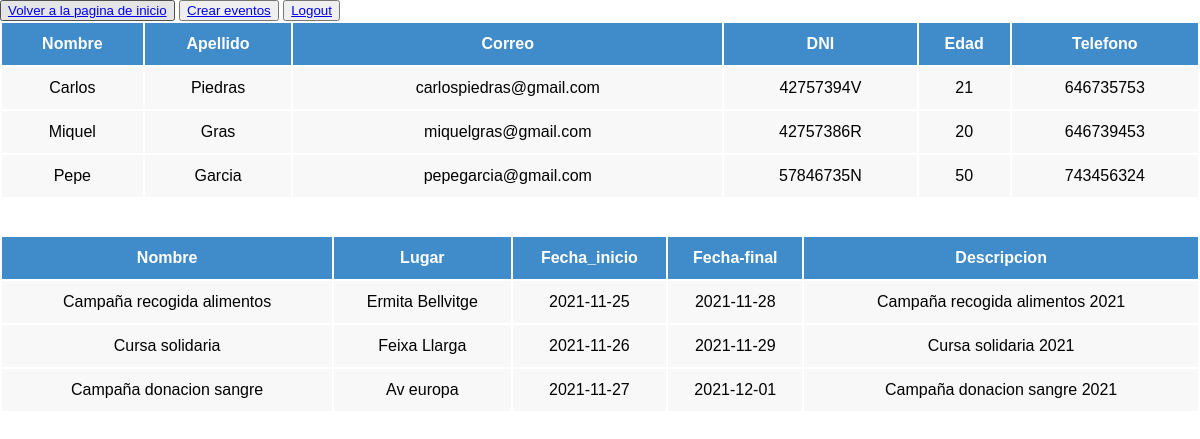
The app's page /view/zona.admin.php (signed in), older data.
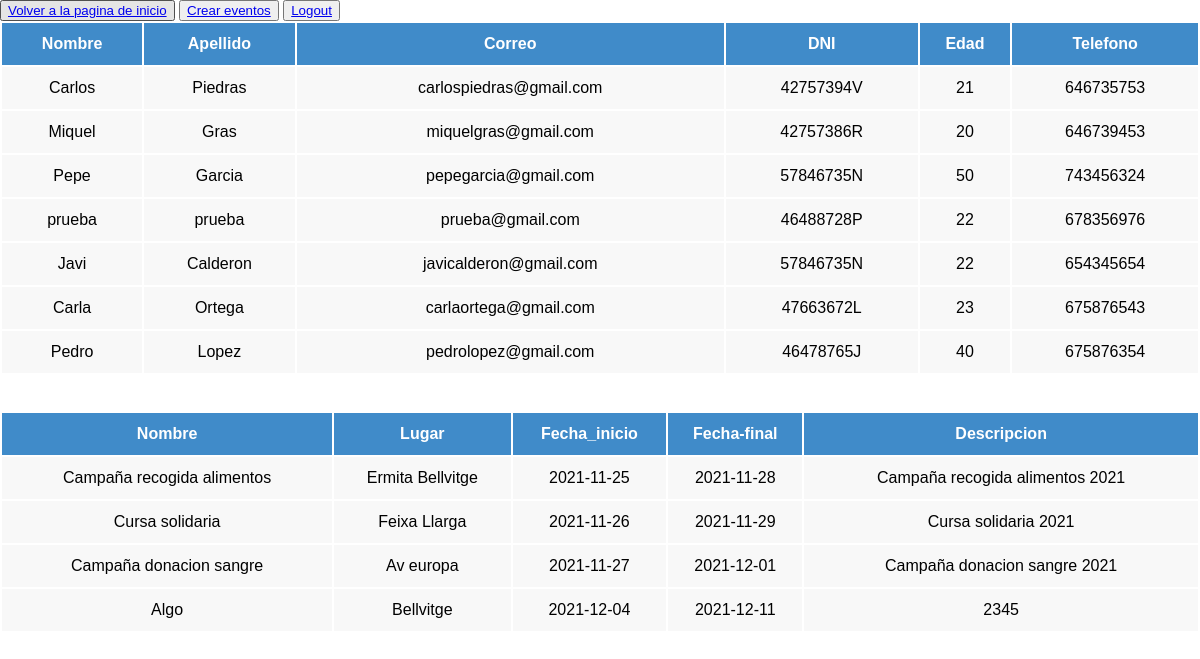
The same page, newer data.
### tables this page shows
CREATE TABLE `tbl_voluntario` (
  `id_voluntario` int(11) NOT NULL,
  `nombre_voluntario` varchar(50) NOT NULL,
  `apellido_voluntario` varchar(50) NOT NULL,
  `correo_voluntario` varchar(50) NOT NULL,
  `dni_voluntario` varchar(9) NOT NULL,
  `edad_voluntario` int(3) NOT NULL,
  `telf_voluntario` int(9) NOT NULL,
  `habilitado_voluntario` tinyint(1) NOT NULL
);

CREATE TABLE `tbl_evento` (
  `id_evento` int(11) NOT NULL,
  `nombre_evento` varchar(50) NOT NULL,
  `lugar_evento` varchar(50) NOT NULL,
  `fecha_inicio_evento` date NOT NULL,
  `fecha_final_evento` date NOT NULL,
  `descripcion` text NOT NULL,
  `disponibilidad_evento` tinyint(1) NOT NULL
);

### view/zona.admin.php (the view, shortened to what this page needs)
<?php
require_once "../services/connection.php";
if ($_SESSION['email']=="") {
    header("location:login.html");
}else {
?>
<!DOCTYPE html>
<html lang="en">
<head>
    <link href="../css/style.css" rel="stylesheet">
</head>
<body>
    <button type="submit"><a type='button' href='index.html'>Volver a la pagina de inicio</a></button>
    <button type="submit"><a type='button' href='eventos.php'>Crear eventos</a></button>
    <button type="submit"><a type='button' href="../proceses/logout.proc.php">Logout</a></button>
    <?php
    $sentencia1=$pdo->prepare("SELECT * FROM tbl_voluntario");
    $sentencia1->execute();
    echo  "<div>";
    echo  "<table>";
    echo  "<tr>";
    echo  "<th class='blue'>Nombre</th>";
    echo  "<th class='blue'>Apellido</th>";
    echo  "<th class='blue'>Correo</th>";
    echo  "<th class='blue'>DNI</th>";
    echo  "<th class='blue'>Edad</th>";
    echo  "<th class='blue'>Telefono</th>";
    echo  "</tr>";
    foreach ($sentencia1 as $localizacion1) {
        echo  "<tr>";
            echo "<td class='gris'>{$localizacion1['nombre_voluntario']}</td>";
            echo "<td class='gris'>{$localizacion1['apellido_voluntario']}</td>";
            echo "<td class='gris'>{$localizacion1['correo_voluntario']}</td>";
            echo "<td class='gris'>{$localizacion1['dni_voluntario']}</td>";
            echo "<td class='gris'>{$localizacion1['edad_voluntario']}</td>";
            echo "<td class='gris'>{$localizacion1['telf_voluntario']}</td>";
        echo "</tr>";
    }
    echo "</table>";
    echo "</div>";
    ?>
    <br>
    <br>
    <?php
    $sentencia2=$pdo->prepare("SELECT * FROM tbl_evento");
    $sentencia2->execute();
    echo  "<div>";
    echo  "<table>";
    echo  "<tr>";
    echo  "<th class='blue'>Nombre</th>";
    echo  "<th class='blue'>Lugar</th>";
    echo  "<th class='blue'>Fecha_inicio</th>";
    echo  "<th class='blue'>Fecha-final</th>";
    echo  "<th class='blue'>Descripcion</th>";
    echo  "</tr>";
    foreach ($sentencia2 as $localizacion2) {
        echo  "<tr>";
            echo "<td class='gris'>{$localizacion2['nombre_evento']}</td>";
            echo "<td class='gris'>{$localizacion2['lugar_evento']}</td>";
            echo "<td class='gris'>{$localizacion2['fecha_inicio_evento']}</td>";
            echo "<td class='gris'>{$localizacion2['fecha_final_evento']}</td>";
            echo "<td class='gris'>{$localizacion2['descripcion']}</td>";
        echo "</tr>";
    }
    echo "</table>";
    echo "</div>";
    ?>
</body>
</html>
<?php
}
?>

### css/style.css (style rules this page uses)
* { box-sizing: border-box; font-family: Arial, Helvetica, sans-serif; }
body { margin: 0; }
table { width: 100%; }
tr { padding: 1%; text-align: center; }
th { padding: 1%; text-align: center; }
td { padding: 1%; text-align: center; }
.gris { background-color: #f8f8f8; }
.blue { background-color: #408bc9; color: white; }

Row changes from the older to the newer data that the page shows:
added tbl_voluntario: nombre_voluntario "prueba", apellido_voluntario "prueba", correo_voluntario "prueba@gmail.com", dni_voluntario "46488728P", edad_voluntario "22", telf_voluntario "678356976"
added tbl_voluntario: nombre_voluntario "Javi", apellido_voluntario "Calderon", correo_voluntario "javicalderon@gmail.com", dni_voluntario "57846735N", edad_voluntario "22", telf_voluntario "654345654"
added tbl_voluntario: nombre_voluntario "Carla", apellido_voluntario "Ortega", correo_voluntario "carlaortega@gmail.com", dni_voluntario "47663672L", edad_voluntario "23", telf_voluntario "675876543"
added tbl_voluntario: nombre_voluntario "Pedro", apellido_voluntario "Lopez", correo_voluntario "pedrolopez@gmail.com", dni_voluntario "46478765J", edad_voluntario "40", telf_voluntario "675876354"
added tbl_evento: nombre_evento "Algo", lugar_evento "Bellvitge", fecha_inicio_evento "2021-12-04", fecha_final_evento "2021-12-11", descripcion "2345"
